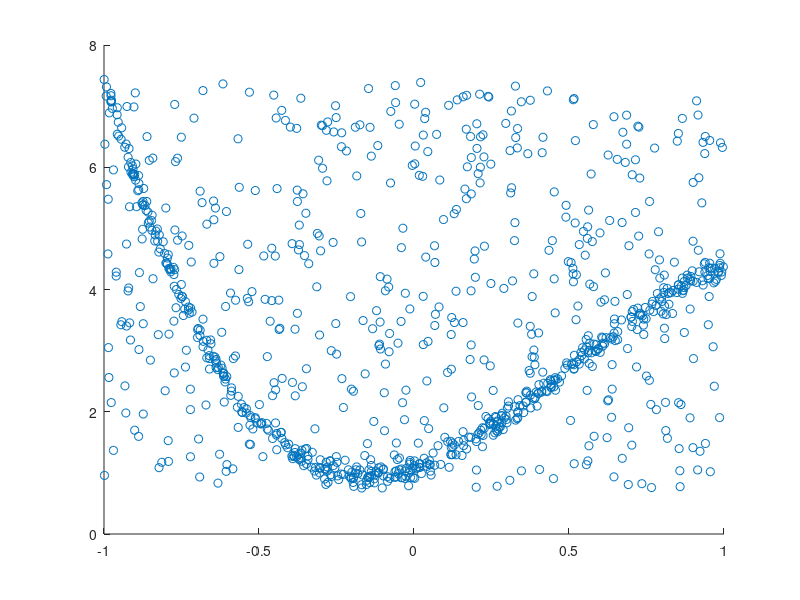

Source code (MATLAB): (Note: this script raises an error after producing the figure.)
%close figure windows and clear workspace
close all; clc; warning off;

load('HW1_4.mat')

%Plot the samples in a scatterplot
figure
scatter(X,Y)
hold on


%Plot of the true model
syms F X1
F = -3.2591*X1^3 + 4.8439*X1^2 + 1.7046*X1 + 1.0685;
fplot(F,'linewidth',3,'color','black')


%Points contain all x,y pairs
Points = zeros(1000,2);
Points(:,1)=X;
Points(:,2)=Y;
count = 0;

ConsensusSet = [];
index=1;

% RANSAC process
while count/length(X)<0.4
    count = 0;
    ConsensusSet = [];
    index=1;
    %Pick 5 random points
    index = randsample(1:length(Points), 5);
    PickedPoints = Points(index,:);
    p = polyfit(PickedPoints(:,1),PickedPoints(:,2),3);

    for i = 1 : length(X)
        x = Points(i,1);
        y = Points(i,2);
        if abs(y-polyval(p,x)) <= 0.3
            ConsensusSet(index,1) = x;
            ConsensusSet(index,2) = y;
            index = index+1;
            count = count +1;
        end
    end
end

% Recalculate Final Model using concensus set.
syms X1
p = polyfit(ConsensusSet(:,1),ConsensusSet(:,2),3);
G = p(1)*X1^3 + p(2)*X1^2 + p(3)*X1 +p(4);
fplot(G,'linewidth',2,'color','green')

%Display Final Consensus Set
scatter(ConsensusSet(:,1),ConsensusSet(:,2),[],[255 153 153]/256)


title('4.b. polynomial least squares')
legend('samples','true model','estimated model','Consensus Set')
xlabel('x') 
ylabel('y') 
axis([min(X) max(X) min(Y) max(Y)])
hold off

